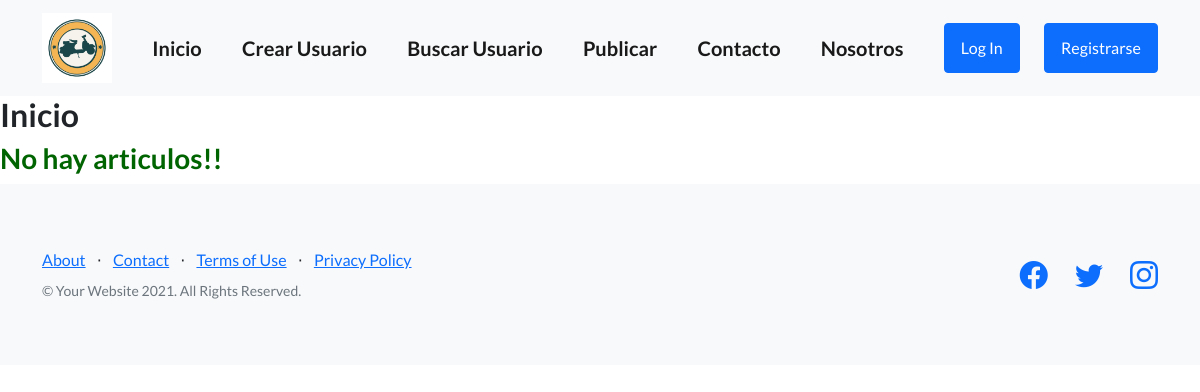
The app's page /, older data.
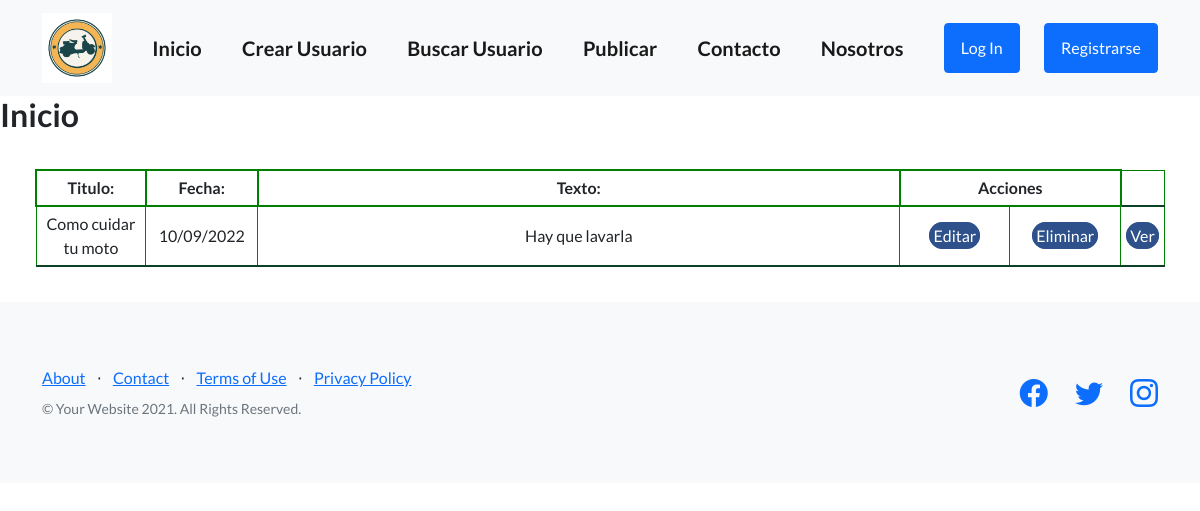
The same page, newer data.
### appUsuario/models.py (models this page shows, shortened)
class Articulo(models.Model):
    titulo = models.CharField(max_length=64)
    fecha_publicada = models.DateField()
    texto = models.TextField(max_length=1000)

### appUsuario/views.py (the view)
# urls.py: path('', views.inicio, name="inicio"),
def inicio(request):
    articulos = Articulo.objects.all()
    contexto = {"articulos": articulos}
    borrado = request.GET.get('borrado', None)
    contexto['borrado'] = borrado
    return render(request, 'appUsuario/index.html', contexto)

### appUsuario/templates/appUsuario/index.html (shortened to what this page needs)
{%extends "appUsuario/template_basico.html"%}
{%block bloque_base%}
<h2>Inicio </h2>
{%if articulos%}
<div class="mostrar-tabla">
    <table class="coder-table">
        <tbody>
            <tr>
                <th class="titulo">
                    Titulo:
                </th>
                <th class="fecha">
                    Fecha:
                </th>
                <th class="texto">
                    Texto:
                </th class="acciones">
                <th colspan="2">
                    Acciones
                </th>
            </tr>
            {%for articulo in articulos%}
                <tr>
                    <td class="titulo">
                        {{articulo.titulo}}
                    </td>
                    <td class="fecha">
                        {{articulo.fecha_publicada|date:"SHORT_DATE_FORMAT"}}
                    </td>
                    <td class="texto">
                        {{articulo.texto}}
                    </td>
                    <td class="td-btn-acciones"><a class="btn-acciones-articulos" href="{%url 'editar_articulo' articulo.id %}">Editar</a></td>
                    <td class="td-btn-acciones"><a class="btn-acciones-articulos" href="{% url 'eliminar_articulo' articulo.id %}">Eliminar</a></td>
                    <td class="td-btn-acciones"><a class="btn-acciones-articulos" href="{% url 'ver_articulo' articulo.id %}">Ver</a></td>
                </tr>
            {%endfor%}
        </tbody>
    </table>
</div>
{%else%}
<h3>No hay articulos!!</h2>
{%endif%}
{%endblock bloque_base%}

Row changes from the older to the newer data that the page shows:
added Articulo: titulo "Como cuidar tu moto", fecha_publicada "10/09/2022", texto "Hay que lavarla"
Text that changed along with them:
text no longer shown: "No hay articulos!!"
text now shown: "Titulo: Fecha: Texto: Acciones"
